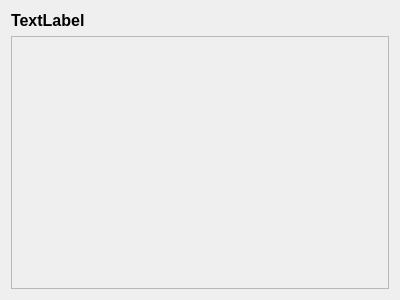
<?xml version="1.0" encoding="UTF-8"?>
<ui version="4.0">
 <class>UI_SettingsPage</class>
 <widget class="QWidget" name="UI_SettingsPage">
  <property name="geometry">
   <rect>
    <x>0</x>
    <y>0</y>
    <width>400</width>
    <height>300</height>
   </rect>
  </property>
  <property name="windowTitle">
   <string>Form</string>
  </property>
  <layout class="QVBoxLayout" name="verticalLayout">
   <item>
    <widget class="QLabel" name="gropName_label">
     <property name="font">
      <font>
       <pointsize>12</pointsize>
       <bold>true</bold>
      </font>
     </property>
     <property name="text">
      <string>TextLabel</string>
     </property>
    </widget>
   </item>
   <item>
    <widget class="QScrollArea" name="scrollArea">
     <property name="widgetResizable">
      <bool>true</bool>
     </property>
     <widget class="QWidget" name="scrollAreaWidgetContents">
      <property name="geometry">
       <rect>
        <x>0</x>
        <y>0</y>
        <width>380</width>
        <height>252</height>
       </rect>
      </property>
      <layout class="QVBoxLayout" name="verticalLayout_2">
       <property name="leftMargin">
        <number>0</number>
       </property>
       <property name="topMargin">
        <number>0</number>
       </property>
       <property name="rightMargin">
        <number>0</number>
       </property>
       <property name="bottomMargin">
        <number>0</number>
       </property>
       <item>
        <spacer name="verticalSpacer">
         <property name="orientation">
          <enum>Qt::Vertical</enum>
         </property>
         <property name="sizeType">
          <enum>QSizePolicy::Preferred</enum>
         </property>
         <property name="sizeHint" stdset="0">
          <size>
           <width>20</width>
           <height>249</height>
          </size>
         </property>
        </spacer>
       </item>
      </layout>
     </widget>
    </widget>
   </item>
  </layout>
 </widget>
 <resources/>
 <connections/>
</ui>
